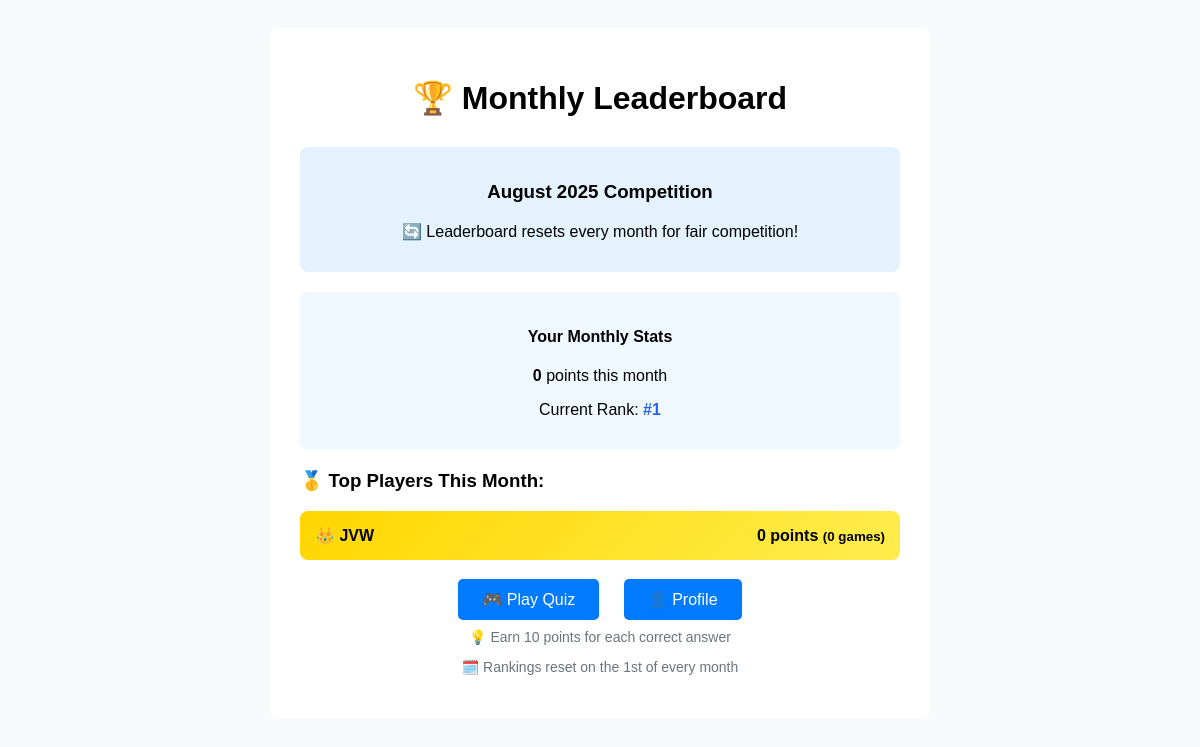
Page /leaderboard/ (signed in) on the committed database.
### quiz/models.py (models this page shows, shortened)
class MonthlyScore(models.Model):
    user = models.ForeignKey(User, on_delete=models.CASCADE)
    month = models.IntegerField()
    year = models.IntegerField()
    total_score = models.IntegerField(default=0)
    games_played = models.IntegerField(default=0)
    created_at = models.DateTimeField(auto_now_add=True)
    class Meta:
        unique_together = ['user', 'month', 'year']

### quiz/views.py (the view)
# urls.py: path('leaderboard/', views.leaderboard, name='leaderboard'),
def leaderboard(request):
    try:
        now = timezone.now()
        monthly_leaders = MonthlyScore.objects.filter(
            month=now.month, year=now.year
        ).select_related('user').order_by('-total_score')[:10]
        user_monthly_score = 0
        user_rank = 0
        if request.user.is_authenticated:
            try:
                monthly_score = MonthlyScore.objects.get(
                    user=request.user, month=now.month, year=now.year
                )
                user_monthly_score = monthly_score.total_score
                better_scores = MonthlyScore.objects.filter(
                    month=now.month, year=now.year,
                    total_score__gt=user_monthly_score
                ).count()
                user_rank = better_scores + 1
            except:
                pass
        return render(request, 'quiz/leaderboard_monthly.html', {
            'monthly_leaders': monthly_leaders,
            'user_monthly_score': user_monthly_score,
            'user_rank': user_rank,
            'current_month': now.strftime('%B %Y')
        })
    except:
        return render(request, 'quiz/simple_home.html', {'error': 'Leaderboard error'})

### templates/quiz/leaderboard_monthly.html (shortened to what this page needs)
<!DOCTYPE html>
<html>
<head>
</head>
<body>
    <div class="container">
        <div class="header">
            <h1>🏆 Monthly Leaderboard</h1>
        </div>
        <div class="month-info">
            <h3>{{ current_month }} Competition</h3>
            <p>🔄 Leaderboard resets every month for fair competition!</p>
        </div>
        {% if user.is_authenticated %}
        <div class="user-stats">
            <h4>Your Monthly Stats</h4>
            <p><strong>{{ user_monthly_score }}</strong> points this month</p>
            {% if user_rank > 0 %}
            <p>Current Rank: <span class="rank">#{{ user_rank }}</span></p>
            {% endif %}
        </div>
        {% endif %}
        <h3>🥇 Top Players This Month:</h3>
        {% if monthly_leaders %}
            {% for monthly_score in monthly_leaders %}
            <div class="player {% if forloop.counter <= 3 %}top3{% endif %} {% if forloop.counter == 1 %}rank1{% endif %}">
                <div>
                    <span class="rank">
                        {% if forloop.counter == 1 %}👑
                        {% elif forloop.counter == 2 %}🥈
                        {% elif forloop.counter == 3 %}🥉
                        {% else %}#{{ forloop.counter }}{% endif %}
                    </span>
                    <strong>{{ monthly_score.user.username }}</strong>
                </div>
                <div>
                    <strong>{{ monthly_score.total_score }}</strong> points
                    <small>({{ monthly_score.games_played }} games)</small>
                </div>
            </div>
            {% endfor %}
        {% else %}
            <div class="player">
                <span>No players yet this month. Be the first!</span>
            </div>
        {% endif %}
        <div style="text-align: center; margin-top: 30px;">
            <a href="/" class="btn">🎮 Play Quiz</a>
            {% if user.is_authenticated %}
            <a href="/profile/" class="btn">👤 Profile</a>
            {% endif %}
        </div>
        <div style="text-align: center; margin-top: 20px; color: #6c757d; font-size: 14px;">
            <p>💡 Earn 10 points for each correct answer</p>
            <p>🗓️ Rankings reset on the 1st of every month</p>
        </div>
    </div>
</body>
</html>

### templates/quiz/leaderboard_monthly.html (style rules this page uses)
body { font-family: Arial, sans-serif; padding: 20px; background: #f8f9fa; }
.container { max-width: 600px; margin: 0 auto; background: white; padding: 30px; border-radius: 10px; }
.header { text-align: center; margin-bottom: 30px; }
.month-info { background: #e3f2fd; padding: 15px; border-radius: 8px; margin-bottom: 20px; text-align: center; }
.user-stats { background: #f0f9ff; padding: 15px; border-radius: 8px; margin-bottom: 20px; text-align: center; }
.player { padding: 15px; margin: 10px 0; background: #f8f9fa; border-radius: 8px; display: flex; justify-content: space-between; align-items: center; }
.player.top3 { background: linear-gradient(135deg, #fff3cd, #ffeaa7); }
.player.rank1 { background: linear-gradient(135deg, #ffd700, #ffed4e); font-weight: bold; }
.rank { font-weight: bold; color: #2563eb; }
.btn { padding: 12px 24px; background: #007bff; color: white; text-decoration: none; border-radius: 5px; margin: 10px; }

### rows in the picture
MonthlyScore: user.username "JVW", total_score "0", games_played "0"

### other values in the picture
{{ user_monthly_score }} "0"
{{ user_rank }} "1"
